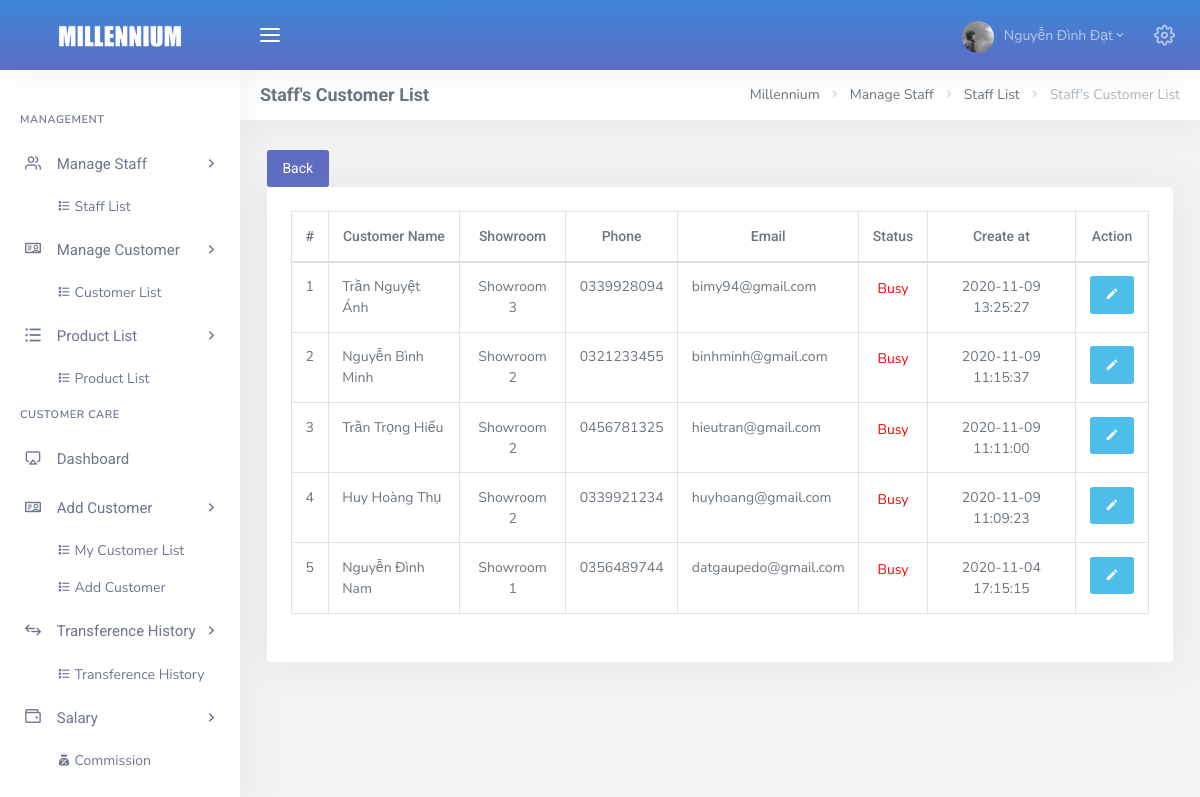
Page /admin/dashboard.php?page=list_customer_care_user&id=1 (signed in) on the earlier database version.
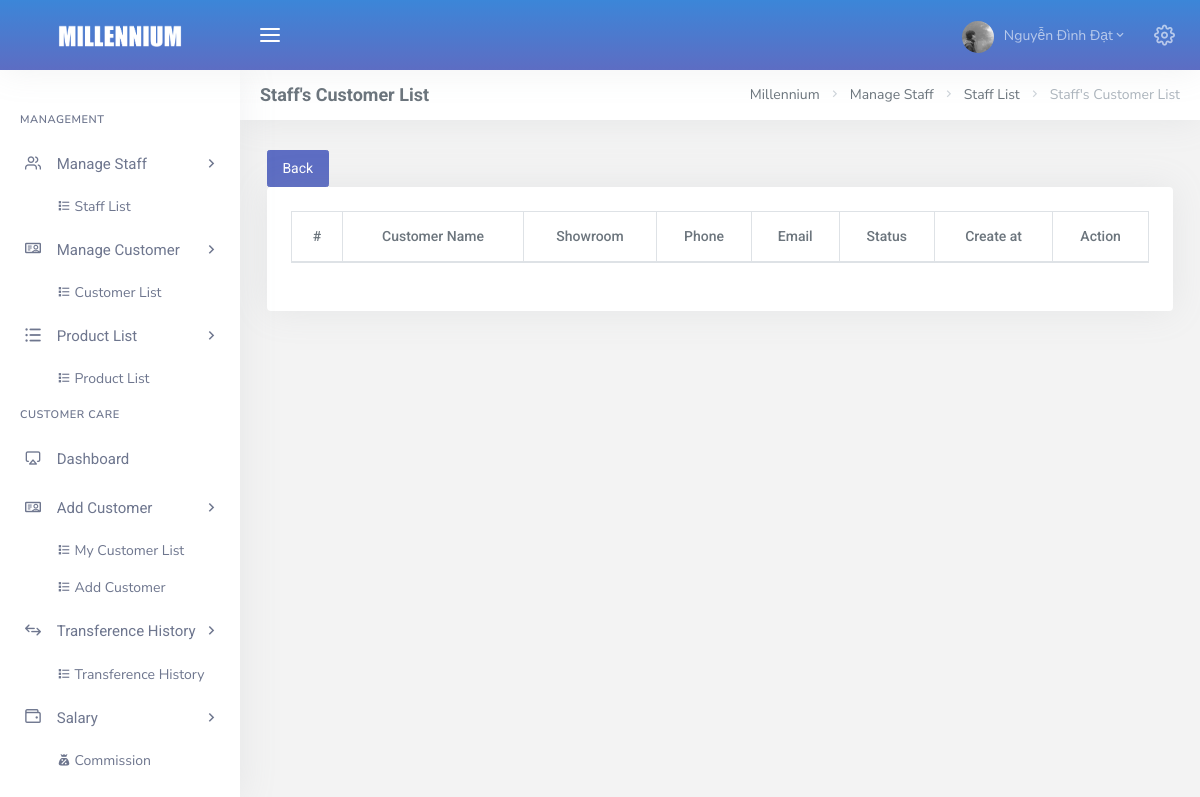
Same page on the later database version.
### tables this page shows
CREATE TABLE `tbl_user` (
  `id` int(11) NOT NULL,
  `name` varchar(50) NOT NULL,
  `showroom_id` int(11) NOT NULL,
  `avatar` varchar(50) NOT NULL DEFAULT 'default.png',
  `email` varchar(50) NOT NULL,
  `passw` varchar(50) NOT NULL DEFAULT '123456',
  `addres` varchar(100) NOT NULL,
  `salary` float NOT NULL,
  `role` tinyint(4) NOT NULL DEFAULT 2,
  `status` tinyint(4) NOT NULL DEFAULT 1,
  `create_at` datetime NOT NULL DEFAULT current_timestamp()
);

CREATE TABLE `tbl_customer` (
  `id` int(11) NOT NULL,
  `name` varchar(50) NOT NULL,
  `showroom_id` int(11) NOT NULL,
  `phone` varchar(10) NOT NULL,
  `email` varchar(50) NOT NULL,
  `sex` varchar(5) NOT NULL,
  `birth` date NOT NULL DEFAULT '1970-01-01',
  `passw` varchar(50) NOT NULL,
  `avatar` varchar(50) NOT NULL DEFAULT 'guest.jpg',
  `create_at` datetime NOT NULL DEFAULT current_timestamp()
);

CREATE TABLE `tbl_showroom` (
  `showroom_id` int(11) NOT NULL,
  `title` varchar(50) NOT NULL,
  `addres` varchar(100) NOT NULL,
  `create_at` datetime NOT NULL DEFAULT current_timestamp()
);

CREATE TABLE `tbl_care` (
  `user_id` int(11) NOT NULL,
  `customer_id` int(11) NOT NULL,
  `status` tinyint(4) NOT NULL DEFAULT 1,
  `create_at` datetime NOT NULL DEFAULT current_timestamp()
);

### admin/Config/myConfig.php (called while the page is built, shortened)
<?php
	class Connect{
		private $user = "root";
		private $pass = "";
		private $dns = "mysql:host=localhost;dbname=customer_care";
		function __construct(){
			try {
				$this->pdo = new PDO($this->dns, $this->user, $this->pass);
				$this->pdo->query("SET NAMES utf8");
			} catch (PDOException $e) {
				echo $e->getMessage();
				exit();
			}
		}
	}
 ?>

### admin/Model/CustomerCare/CustomerCare_m.php (called while the page is built, shortened)
<?php
    include_once("Config/myConfig.php");
    class CustomerCare_m extends Connect {
        function __construct()
        {
            parent::__construct();
        }
        protected function getCustomerCare ($user_id) {
            $sql = "
            SELECT tbl_care.customer_id, tbl_user.name as 'Họ tên NV', tbl_customer.name, tbl_showroom.title, tbl_customer.phone, tbl_customer.email, tbl_care.status, tbl_care.create_at, tbl_customer.id
            FROM
                tbl_user,
                tbl_customer,
                tbl_showroom,
                tbl_care
            WHERE
                tbl_customer.showroom_id = tbl_showroom.showroom_id AND tbl_user.id = tbl_care.user_id AND tbl_customer.id = tbl_care.customer_id AND tbl_user.id = :user_id
            ORDER BY tbl_care.create_at DESC";
            $pre = $this->pdo->prepare($sql);
            $pre->bindParam(":user_id", $user_id);
            $pre->execute();
            $result = array();
            while ($row = $pre->fetch(PDO::FETCH_ASSOC)) {
                $result[] = $row;
            }
            return $result;
        }
    }

### admin/View/CustomerCare/list_customer_care_user.php (the view, shortened to what this page needs)
<button class="btn btn-primary" onclick="history.go(-1);">Back </button>
<div class="row">
    <div class="col-12">
        <div class="card-box table-responsive">
            <table id="datatable_listcustomer_care" class="display table table-bordered dt-responsive nowrap" style="border-collapse: collapse; border-spacing: 0; width: 100%;">
                <thead>
                    <tr class="text-center">
                        <th>#</th>
                        <th>Customer Name</th>
                        <th>Showroom</th>
                        <th>Phone</th>
                        <th>Email</th>
                        <th>Status</th>
                        <th>Create at</th>
                        <th>Action</th>
                    </tr>
                </thead>
                <tbody id="view_customer_care">
                    <?php
                        $count = 0;
                        foreach ($customer_care as $key => $valueCustomerCare) {
                            $count++;
                        ?>
                            <tr>
                                <td class="text-center"><?= $count; ?></td>
                                <td><?= $valueCustomerCare['name'] ?></td>
                                <td class="text-center"><?= $valueCustomerCare['title'] ?></td>
                                <td class="text-center"><?= $valueCustomerCare['phone'] ?></td>
                                <td><?= $valueCustomerCare['email'] ?></td>
                                <td class="text-center">
                                    <?php
                                        if ($valueCustomerCare['status'] == 1) {
                                            echo "<p style='color: red;'>Busy</p>";
                                        }else if ($valueCustomerCare['status'] == 2) {
                                            echo "<p style='color: green;'>Purchased</p>";
                                        }else if ($valueCustomerCare['status'] == 3) {
                                            echo "<p style='color: blue;'>New</p>";
                                        }
                                    ?>
                                </td>
                                <td class="text-center"><?= $valueCustomerCare['create_at'] ?></td>
                                <td class="text-center">
                                    <a href="dashboard.php?page=detail_customer_care&id=<?= $valueCustomerCare['id']; ?>">
                                      <button class="btn btn-info btn-icon waves-effect waves-light" title="Detail"><span><i class="mdi mdi-pencil"></i></span></button>
                                    </a>
                                </td>
                            </tr>
                        <?php
                        }
                     ?>
                </tbody>
            </table>
        </div>
    </div>
</div>

Differences in the rows shown:
no longer on this page (row edited): tbl_user: tbl_customer.name "Trần Nguyệt Ánh", tbl_showroom.title "Showroom 3", tbl_customer.phone "0339928094", tbl_customer.email "bimy94@gmail.com", tbl_care.create_at "2020-11-09 13:25:27", tbl_customer.name "Nguyễn Bình Minh", tbl_showroom.title "Showroom 2", tbl_customer.phone "0321233455", tbl_customer.email "binhminh@gmail.com", tbl_care.create_at "2020-11-09 11:15:37", tbl_customer.name "Trần Trọng Hiếu", tbl_customer.phone "0456781325", tbl_customer.email "hieutran@gmail.com", tbl_care.create_at "2020-11-09 11:11:00", tbl_customer.name "Huy Hoàng Thụ", tbl_customer.phone "0339921234", tbl_customer.email "huyhoang@gmail.com", tbl_care.create_at "2020-11-09 11:09:23", tbl_customer.name "Nguyễn Đình Nam", showroom.title "Showroom 1", tbl_customer.phone "0356489744", tbl_customer.email "datgaupedo@gmail.com", tbl_care.create_at "2020-11-04 17:15:15"
